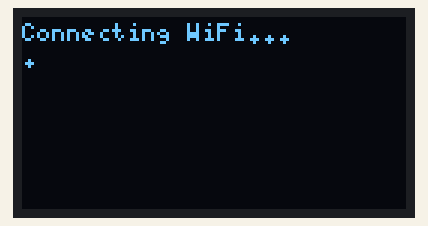
Simulated run of this sketch. Board: ESP8266 (NodeMCU). On the bench: 128×64 one-colour display. WiFi joins after 1.5 s; servers stay silent unless stated; network time is answered at once with the bench clock; the local clock reads 2024-03-15 10:24:30 at power-on unless the sketch sets it.

Above: at 0.6 s.
At 1.7 s:
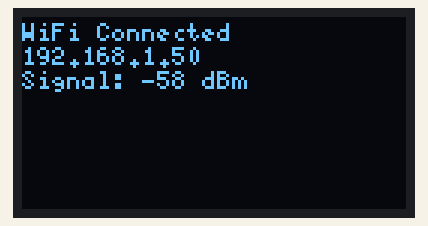
At 3.8 s:
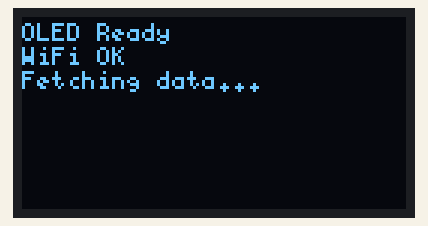
At 5.0 s:
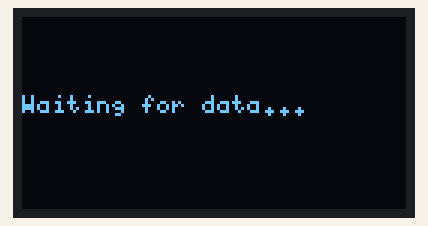
At 15.1 s:
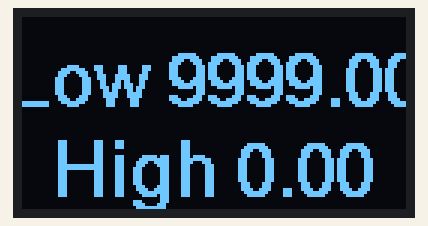

Measured:
- what the display in image 1 shows lasts 2.0 s, from 1.7 s to 3.7 s
- what the display in image 2 shows lasts 1.3 s, from 3.7 s to 5.0 s
- what the display in image 3 shows lasts 10.0 s, from 5.0 s to 15.0 s
- what the display in image 4 shows lasts 2.0 s, from 15.0 s to 17.0 s

The sketch:

tibber_oled_display.ino.ino
```cpp
#include <U8g2lib.h>
#include <ESP8266WiFi.h>
#include <ESP8266HTTPClient.h>
#include <WiFiClient.h>
#include <string.h>
#include <stdlib.h>
#include <NTPClient.h>
#include <WiFiUdp.h>
#include <math.h>
#include <ArduinoJson.h>

// --- WiFi Configuration ---
const char* ssid = "YOUR_WIFI_SSID";
const char* password = "YOUR_WIFI_PASSWORD";

// --- Tibber API via ioBroker Simple API ---
const char* tibber_api_url = "http://192.168.x.x:8087/getPlainValue/0_userdata.0.Tibber_Tagespreise";

// --- Network and Time Setup ---
WiFiClient espClient;
WiFiUDP ntpUDP;
NTPClient timeClient(ntpUDP, "pool.ntp.org", 7200, 60000); // UTC+2

// --- OLED Display ---
U8G2_SH1106_128X64_NONAME_F_HW_I2C u8g2(U8G2_R0, U8X8_PIN_NONE);

// --- Data Buffers ---
#define MAX_JSON_LENGTH 1024
char jsonRawBuffer[MAX_JSON_LENGTH + 1];

float hourlyValues[24];
float minValue = 9999.0;
float maxValue = 0.0;
int parsedValueCount = 0;

bool dataReceived = false;
#define MIN_BAR_PIXEL_HEIGHT 6

int currentHourIndex = -1;
int lastFetchedHour = -1;

enum DisplayMode { GRAPH_MODE, INFO_MODE };
DisplayMode currentDisplayMode = GRAPH_MODE;
unsigned long lastDisplaySwitchTime = 0;
const unsigned long GRAPH_DISPLAY_DURATION = 10000;
const unsigned long INFO_DISPLAY_DURATION = 2000;

// --- Function Declarations ---
void setup_wifi();
void fetchTibberData();
void parseJsonData(const char* jsonString);
void updateDisplay();
void drawMinMaxInfo();
void adjustContrast();

void setup() {
  Serial.begin(115200);
  u8g2.begin();
  u8g2.setFont(u8g2_font_5x8_tf);
  u8g2.clearBuffer();
  u8g2.drawStr(0, 8, "Connecting WiFi...");
  u8g2.sendBuffer();

  setup_wifi();

  timeClient.begin();
  timeClient.update();
  currentHourIndex = timeClient.getHours();

  memset(jsonRawBuffer, 0, sizeof(jsonRawBuffer));

  u8g2.clearBuffer();
  u8g2.drawStr(0, 8, "OLED Ready");
  u8g2.drawStr(0, 16, "WiFi OK");
  u8g2.drawStr(0, 24, "Fetching data...");
  u8g2.sendBuffer();
  delay(1000);

  fetchTibberData();
  lastFetchedHour = currentHourIndex;

  lastDisplaySwitchTime = millis();
}

void loop() {
  timeClient.update();
  int newHour = timeClient.getHours();

  adjustContrast();

  if (newHour != lastFetchedHour) {
    fetchTibberData();
    lastFetchedHour = newHour;
  }

  if (newHour != currentHourIndex) {
    currentHourIndex = newHour;
  }

  unsigned long currentTime = millis();
  if (currentDisplayMode == GRAPH_MODE) {
    if (currentTime - lastDisplaySwitchTime >= GRAPH_DISPLAY_DURATION) {
      currentDisplayMode = INFO_MODE;
      lastDisplaySwitchTime = currentTime;
    }
  } else {
    if (currentTime - lastDisplaySwitchTime >= INFO_DISPLAY_DURATION) {
      currentDisplayMode = GRAPH_MODE;
      lastDisplaySwitchTime = currentTime;
    }
  }

  updateDisplay();
  delay(100);
}

void setup_wifi() {
  delay(10);
  WiFi.mode(WIFI_STA);
  WiFi.begin(ssid, password);

  int retries = 0;
  while (WiFi.status() != WL_CONNECTED && retries < 40) {
    delay(500);
    u8g2.drawStr(0 + (retries % 20) * 6, 16, ".");
    u8g2.sendBuffer();
    retries++;
  }

  u8g2.clearBuffer();
  if (WiFi.status() == WL_CONNECTED) {
    String ip_address = WiFi.localIP().toString();
    long rssi = WiFi.RSSI();
    u8g2.drawStr(0, 8, "WiFi Connected");
    u8g2.drawStr(0, 16, ip_address.c_str());
    char rssi_str[20];
    sprintf(rssi_str, "Signal: %ld dBm", rssi);
    u8g2.drawStr(0, 24, rssi_str);
  } else {
    u8g2.drawStr(0, 8, "WiFi Failed");
    u8g2.drawStr(0, 16, "Check SSID/Password");
    while (true) {
      delay(1000);
    }
  }
  u8g2.sendBuffer();
  delay(2000);
}

void fetchTibberData() {
  HTTPClient http;
  http.begin(espClient, tibber_api_url);
  int httpCode = http.GET();

  if (httpCode > 0) {
    if (httpCode == HTTP_CODE_OK || httpCode == HTTP_CODE_MOVED_PERMANENTLY) {
      String payload = http.getString();
      String cleanPayload = payload;

      if (cleanPayload.startsWith("\"") && cleanPayload.endsWith("\"") && cleanPayload.length() >= 2) {
        cleanPayload = cleanPayload.substring(1, cleanPayload.length() - 1);
      }
      cleanPayload.replace("\\n", "");
      cleanPayload.replace("\\\"", "\"");

      unsigned int charsToCopy = min((unsigned int)cleanPayload.length(), (unsigned int)MAX_JSON_LENGTH);
      strncpy(jsonRawBuffer, cleanPayload.c_str(), charsToCopy);
      jsonRawBuffer[charsToCopy] = '\0';

      parseJsonData(jsonRawBuffer);
    }
  } else {
    dataReceived = false;
    parsedValueCount = 0;
  }

  http.end();
}

void parseJsonData(const char* jsonString) {
  StaticJsonDocument<MAX_JSON_LENGTH> doc;
  DeserializationError error = deserializeJson(doc, jsonString);

  if (error) {
    dataReceived = false;
    parsedValueCount = 0;
    return;
  }

  JsonObject prices = doc.as<JsonObject>();

  if (!prices.isNull()) {
    minValue = 9999.0;
    maxValue = 0.0;
    parsedValueCount = 0;

    for (int i = 0; i < 24; i++) {
      hourlyValues[i] = 0.0;
    }

    for (JsonPair kv : prices) {
      int hour = atoi(kv.key().c_str());
      float price = kv.value().as<float>();

      if (hour >= 0 && hour < 24) {
        hourlyValues[hour] = price;
        if (price < minValue) minValue = price;
        if (price > maxValue) maxValue = price;
      }
    }

    parsedValueCount = 24;
    dataReceived = true;
  } else {
    dataReceived = false;
    parsedValueCount = 0;
  }
}

void updateDisplay() {
  u8g2.clearBuffer();

  if (currentDisplayMode == INFO_MODE) {
    drawMinMaxInfo();
    return;
  }

  if (!dataReceived || parsedValueCount == 0) {
    u8g2.setFont(u8g2_font_5x8_tf);
    u8g2.setCursor(0, 32);
    u8g2.print("Waiting for data...");
    u8g2.sendBuffer();
    return;
  }

  if (currentHourIndex >= 0 && currentHourIndex < parsedValueCount) {
    u8g2.setFont(u8g2_font_5x7_tf);
    char priceBuffer[10];
    sprintf(priceBuffer, "%.2f", hourlyValues[currentHourIndex]);
    u8g2.setCursor(0, 7);
    u8g2.print(priceBuffer);
  }

  int displayWidth = u8g2.getDisplayWidth();
  int displayHeight = 64;
  int graphTop = 8;
  int graphBottom = displayHeight - 1;
  int graphHeight = graphBottom - graphTop + 1;
  if (graphHeight <= 0) graphHeight = 1;

  float valueRange = maxValue - minValue;
  if (valueRange == 0) valueRange = 0.001;
  float effectiveGraphHeight = graphHeight - MIN_BAR_PIXEL_HEIGHT;
  if (effectiveGraphHeight <= 0) effectiveGraphHeight = 1;
  int barWidth = 5;

  for (int i = 0; i < parsedValueCount; i++) {
    int x = (i * barWidth) + 1;
    if (i >= 6) x += 1;
    if (i >= 12) x += 1;
    if (i >= 18) x += 1;
    if (x + barWidth > displayWidth) break;

    float barHeightF = ((hourlyValues[i] - minValue) * effectiveGraphHeight / valueRange) + MIN_BAR_PIXEL_HEIGHT;
    int barHeight = round(barHeightF);
    if (barHeight > graphHeight) barHeight = graphHeight;
    if (barHeight < MIN_BAR_PIXEL_HEIGHT) barHeight = MIN_BAR_PIXEL_HEIGHT;
    int y = graphBottom - barHeight + 1;
    if (y < graphTop) y = graphTop;

    if (i == currentHourIndex) {
      if ((millis() / 500) % 2 == 0) {
        u8g2.drawBox(x, y, barWidth, barHeight);
      } else {
        u8g2.drawFrame(x, y, barWidth, barHeight);
      }
    } else {
      u8g2.drawFrame(x, y, barWidth, barHeight);
    }
  }

  u8g2.sendBuffer();
}

void drawMinMaxInfo() {
  u8g2.clearBuffer();
  u8g2.setFont(u8g2_font_helvB18_tf);  // Large, readable

  char minBuffer[16];
  char maxBuffer[16];
  sprintf(minBuffer, "Low %.2f", minValue);
  sprintf(maxBuffer, "High %.2f", maxValue);

  u8g2_uint_t minWidth = u8g2.getStrWidth(minBuffer);
  u8g2_uint_t maxWidth = u8g2.getStrWidth(maxBuffer);

  u8g2.setCursor((128 - minWidth) / 2, 30);
  u8g2.print(minBuffer);

  u8g2.setCursor((128 - maxWidth) / 2, 60);
  u8g2.print(maxBuffer);

  u8g2.sendBuffer();
}

void adjustContrast() {
  int hourNow = timeClient.getHours();
  if (hourNow >= 1 && hourNow < 6) {
    u8g2.setContrast(16);   // Night: very dim
  } else {
    u8g2.setContrast(128);  // Day: 50% brightness for OLED longevity
  }
}
```
